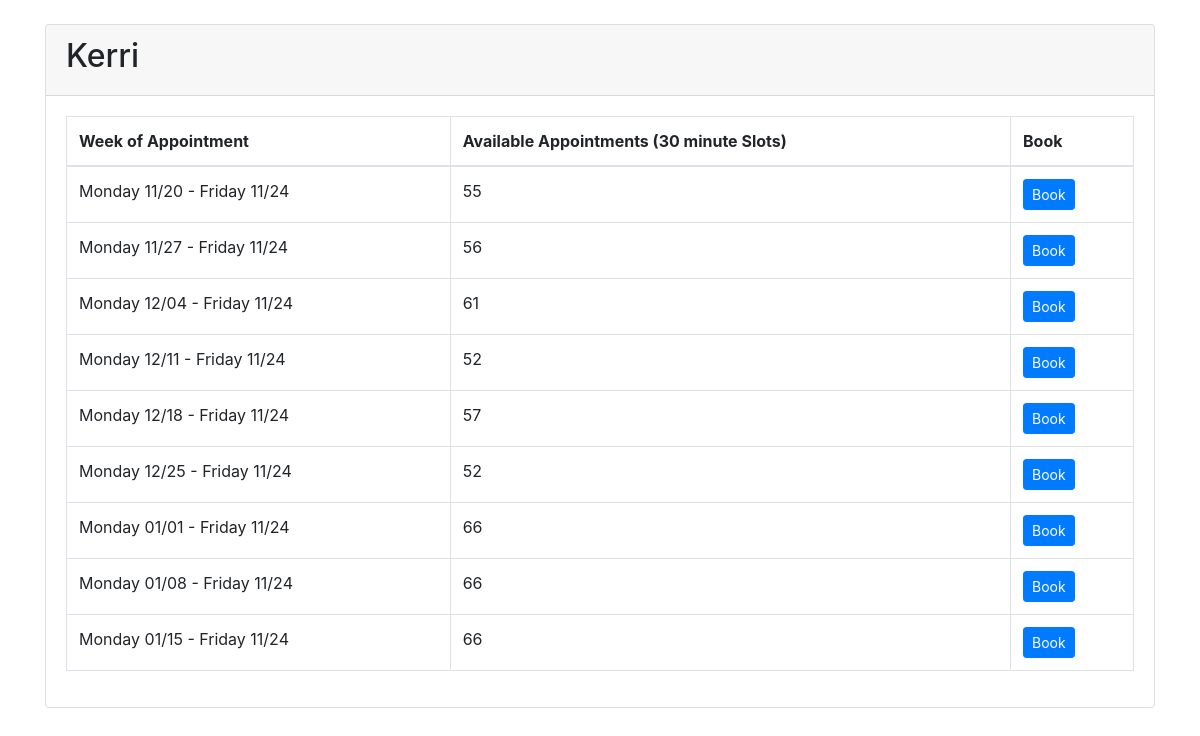
Screenshot of /book.php?stylist=Kerri with the database file from the repository.
### tables this page shows
CREATE TABLE `Staff` (
  `StaffID` int(11) NOT NULL,
  `SalonID` int(11) DEFAULT NULL,
  `FirstName` varchar(50) NOT NULL,
  `LastName` varchar(50) NOT NULL,
  `Phone` varchar(15) DEFAULT NULL,
  `Email` varchar(100) DEFAULT NULL
);

### book.php (the view, shortened to what this page needs)
<?php
include("global.php");
$disabled = "";
$stylist = $_GET['stylist'];
if (isset($_GET['stylist'])) {
    $selectedStylist = $_GET['stylist'];
    switch ($selectedStylist) {
        case 'Kerri':
            $stylistQuery = "SELECT * FROM Staff
                            WHERE FirstName = 'Kerri'";
            break;
    }
} else {
    $stylistQuery = "SELECT * FROM Staff";
}
?>
<!DOCTYPE html>
<html lang="en">
<head>
    <link href="https://stackpath.bootstrapcdn.com/bootstrap/4.5.2/css/bootstrap.min.css" rel="stylesheet">
</head>
<body>
    <div class="container">
        <?php
        $stylistResult = $connection->query($stylistQuery);
        if ($stylistResult->num_rows > 0) {
            while ($row = $stylistResult->fetch_assoc()) {
                $firstName = $row["FirstName"];
                echo "<div class='card mt-4'>";
                echo "<div class='card-header'><h2>$firstName</h2></div>";
                echo "<div class='card-body'>";
                ?>
                <table class="table table-bordered">
                    <thead>
                        <tr>
                            <th>Week of Appointment</th>
                            <th>Available Appointments (30 minute Slots)</th>
                            <th>Book</th>
                        </tr>
                    </thead>
                    <tbody>
                        <?php
                        $userLoginTimestamp = time();
                        $startDate = date('Y-m-d', $userLoginTimestamp);
						$endDate = date('Y-m-d', strtotime('+2 months', $userLoginTimestamp));
                        $startTime = strtotime($startDate);
                        $endTime = strtotime($endDate);
                        while ($startTime <= $endTime) {
                            $weekStartDate = date('l m/d', strtotime('last Monday', $startTime));
							$queryStartTime = date('Y-m-d', strtotime('last Monday', $startTime));
                        	$queryEndTime = date('Y-m-d', strtotime('Friday', $startTime));
                        	$weekEndDate = date('l m/d', strtotime('Friday', $userLoginTimestamp));
                            echo "<tr>";
    						echo "<td>$weekStartDate - $weekEndDate</td>";
							$availabilityQuery = "SELECT Staff.StaffID, Staff.FirstName,
						    ((TIME_TO_SEC(TIMEDIFF(Availability.EndTime, Availability.StartTime)) -
						    COALESCE(SUM(TIME_TO_SEC(TIMEDIFF(Appointment.EndTime, Appointment.StartTime))), 0)) / 1800) AS available_slots,
						    all_days.DayOfWeek
						FROM Staff
						CROSS JOIN (
						    SELECT 'Monday' AS DayOfWeek
						    UNION SELECT 'Tuesday'
						    UNION SELECT 'Wednesday'
						    UNION SELECT 'Thursday'
						    UNION SELECT 'Friday'
						    UNION SELECT 'Saturday'
						    UNION SELECT 'Sunday'
						) AS all_days
						LEFT JOIN Availability ON Staff.StaffID = Availability.StaffID
						    AND Availability.DayOfWeek = all_days.DayOfWeek
						LEFT JOIN Appointment ON Availability.StaffID = Appointment.StaffID
						    AND Availability.DayOfWeek = DAYNAME(Appointment.AppointmentDate)
						    AND Appointment.AppointmentDate BETWEEN '$queryStartTime' AND '$queryEndTime'
						GROUP BY Staff.StaffID, Availability.StartTime, Availability.EndTime, all_days.DayOfWeek;
						";
						$data = $connection->query($availabilityQuery);
						$stylists = [];
						foreach ($data as $entry) {
						    $staffID = $entry["StaffID"];
						    $slots = $entry["available_slots"];
						    if ($slots !== NULL) {
						        if (!isset($stylists[$staffID])) {
						            $stylists[$staffID] = 0;
						        }
						        $stylists[$staffID] += $slots;
						    }
						}
						$staffID = $row["StaffID"];
                        echo "<td>$stylists[$staffID]</td>";
                        echo "<td><a href='book_expanded.php?slotStart=$queryStartTime&slotEnd=$queryEndTime&stylist=$stylist' class='btn btn-sm btn-primary' $disabled>Book</a></td>";
						echo "</tr>";
						$startTime = strtotime('+7 days', $startTime);
                    }
                    ?>
                    </tbody>
                </table>
                <?php
                echo "</div>";
                echo "</div>";
	        }
        } else {
            echo "No stylists available";
        }
        ?>
    </div>
	</body>
</html>

### rows the page displays
staff: FirstName "Kerri", weekStartDate "Monday 11/20", StaffID "55", weekStartDate "Monday 11/27", StaffID "56", weekStartDate "Monday 12/04", StaffID "61", weekStartDate "Monday 12/11", StaffID "52", weekStartDate "Monday 12/18", StaffID "57", weekStartDate "Monday 12/25", weekStartDate "Monday 01/01", StaffID "66", weekStartDate "Monday 01/08", weekStartDate "Monday 01/15"
